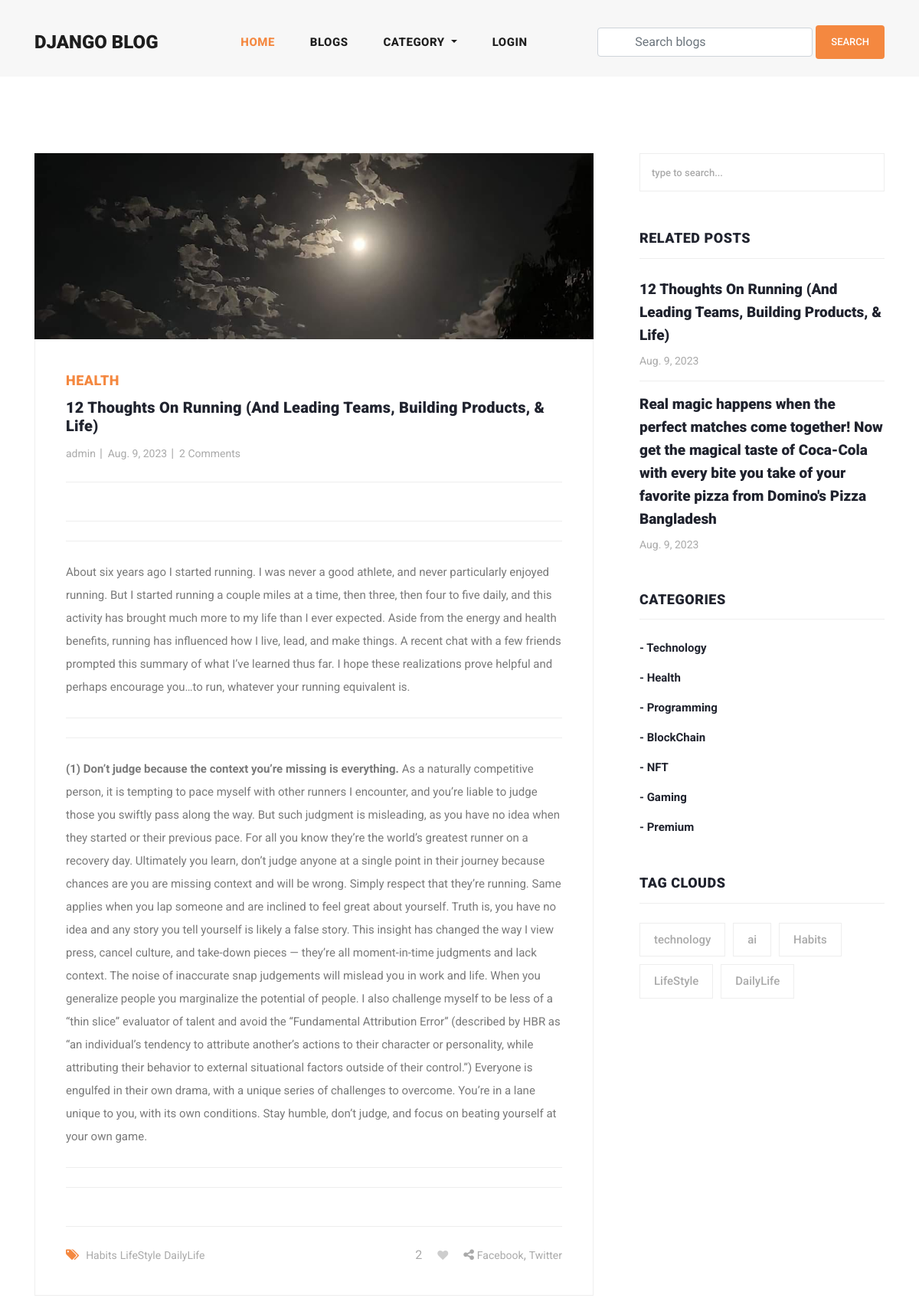
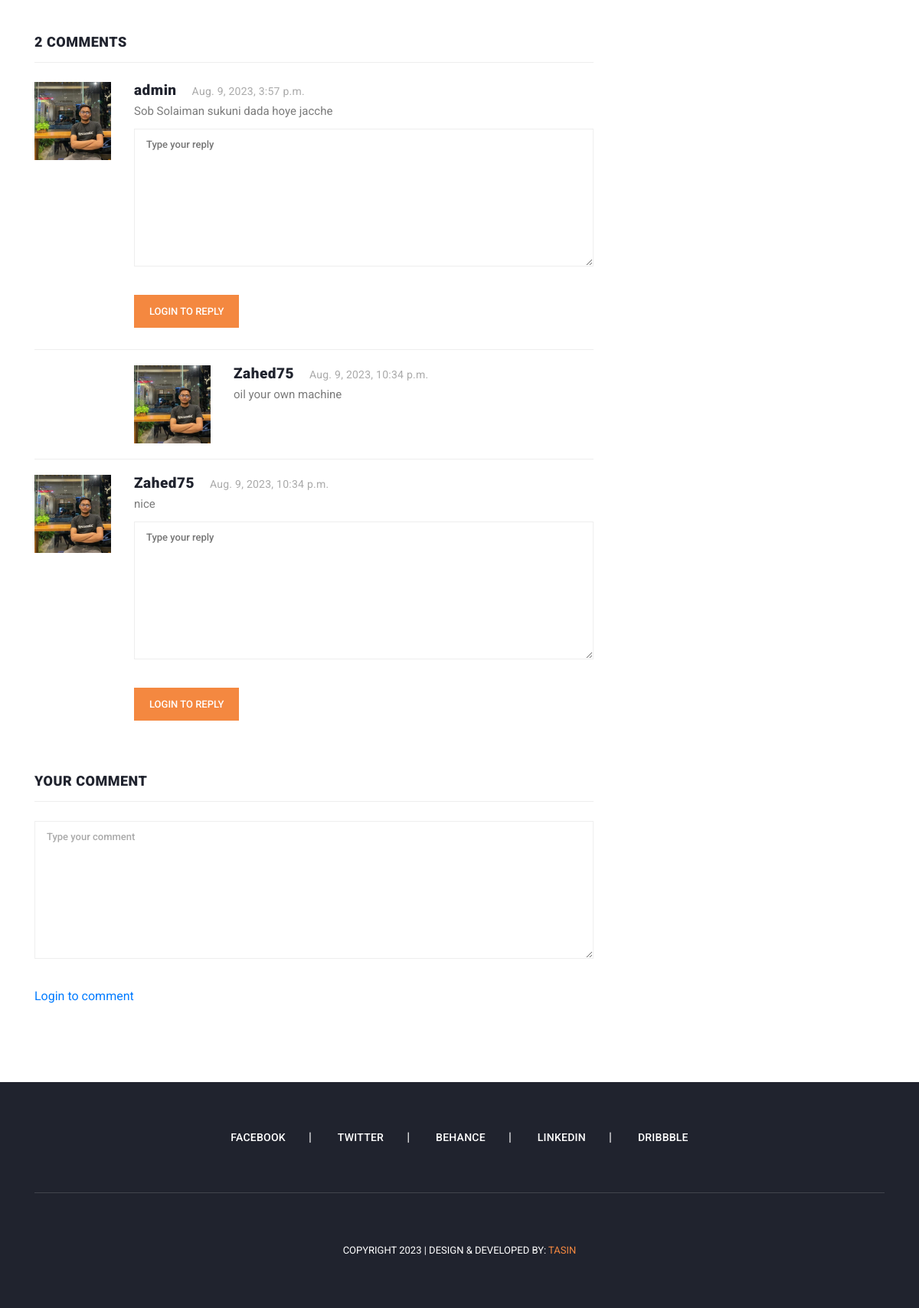
Page /blog/12-thoughts-on-running-and-leading-teams-building-products-life/ on the committed database (2 pictures, top to bottom).
### blog/models.py (models this page shows, shortened)
class Blog(models.Model):
    user = models.ForeignKey(
        User,
        related_name='user_blogs',
        on_delete=models.CASCADE
    )
    category = models.ForeignKey(
        Category,
        related_name='category_blogs',
        on_delete=models.CASCADE
    )
    tags = models.ManyToManyField(
        Tag,
        related_name='tag_blogs',
        blank=True
    )
    likes = models.ManyToManyField(
        User,
        related_name='user_likes',
        blank=True
    )
    title = models.CharField(
        max_length=250
    )
    slug = models.SlugField(null=True, blank=True)
    banner = models.ImageField(upload_to='blog_banners')
    description = RichTextField()
    created_date = models.DateField(auto_now_add=True)
    is_premium = models.BooleanField(default=False)

class Category(models.Model):
    title = models.CharField(max_length=150, unique=True)
    is_premium = models.BooleanField(default=False)  # Add this field
    slug = models.SlugField(null=True, blank=True)
    created_date = models.DateField(auto_now_add=True)

class Tag(models.Model):
    title = models.CharField(max_length=150)
    slug = models.SlugField(null=True, blank=True)
    created_date = models.DateField(auto_now_add=True)

class Comment(models.Model):
    user = models.ForeignKey(
        User,
        related_name='user_comments',
        on_delete=models.CASCADE
    )
    blog = models.ForeignKey(
        Blog,
        related_name='blog_comments',
        on_delete=models.CASCADE
    )
    text = models.TextField()
    created_date = models.DateTimeField(auto_now_add=True)

class Reply(models.Model):
    user = models.ForeignKey(
        User,
        related_name='user_replies',
        on_delete=models.CASCADE
    )
    comment = models.ForeignKey(
        Comment,
        related_name='comment_replies',
        on_delete=models.CASCADE
    )
    text = models.TextField()
    created_date = models.DateTimeField(auto_now_add=True)

### user_profile/models.py (models this page shows, shortened)
class User(AbstractUser):
    email = models.EmailField(
        max_length=150,
        unique=True,
        error_messages={
            "unique": "The email must be unique"
        }
    )
    profile_image = models.ImageField(
        null=True,
        blank=True,
        upload_to="profile_images"
    )
    followers = models.ManyToManyField("Follow")
    REQUIRED_FIELDS = ["email"]
    objects = CustomUserManager()
    def get_profile_picture(self):
        url = ""
        try:
            url = self.profile_image.url
        except:
            url = ""
        return url

### blog/views.py (the view, shortened to what this page needs)
# urls.py: path('blog/<str:slug>/', blog_details, name='blog_details'),
def blog_details(request, slug):
    form = TextForm()
    blog = get_object_or_404(Blog, slug=slug)
    category = Category.objects.get(id=blog.category.id)
    related_blogs = category.category_blogs.all()
    tags = Tag.objects.order_by('-created_date')[:5]
    liked_by = request.user in blog.likes.all()
    context = {
        "blog": blog,
        "related_blogs": related_blogs,
        "tags": tags,
        "form": form,
        "liked_by": liked_by
    }
    return render(request, 'blog_details.html', context)

### blog/forms.py
class TextForm(forms.Form):
    text = forms.CharField(widget=forms.Textarea, required=True)

### blog/context_processors.py (called while the page is built)
def get_all_categories(request):
    categories = Category.objects.all()
    context = {
        "categories": categories
    }
    return context

### user_profile/context_processors.py (called while the page is built, shortened)
def user_notifications(request):
    context = {}
    return context

### templates/blog_details.html (shortened to what this page needs)
{% extends 'base.html' %}
{% load static %}
{% block content %}
<section class="blog-posts grid-system">
    <div class="container">
      <div class="row">
        <div class="col-lg-8">
          <div class="all-blog-posts">
            <div class="row">
              <div class="col-lg-12">
                <div class="blog-post">
                  <div class="blog-thumb">
                    <img src="{{blog.banner.url}}" alt="">
                  </div>
                  <div class="down-content">
                    <span>{{blog.category.title}}</span>
                    <a href="javascript:void(0);"><h4>{{blog.title}}</h4></a>
                    <ul class="post-info">
                      <li><a href="{% url 'view_user_information' blog.user.username %}">{{blog.user.username}}</a></li>
                      <li><a href="javascript:void(0);">{{blog.created_date}}</a></li>
                      <li><a href="javascript:void(0);">{{blog.blog_comments.all.count}} Comments</a></li>
                    </ul>
                    <p>{{blog.description|safe}}</p>
                    <div class="post-options">
                      <div class="row">
                        <div class="col-6">
                          <ul class="post-tags">
                            <li><i class="fa fa-tags"></i></li>
                            {% if blog.tags.all.count > 0 %}
                            {% for tag in blog.tags.all %}
                            <li><a href="{% url 'tag_blogs' tag.slug %}">{{tag.title}}</a></li>
                            {% endfor %}
                            {% else %}
                            None
                            {% endif %}
                          </ul>
                        </div>
                        {% if request.user.is_authenticated %}
                        <div class="col-6">
                          <ul class="post-share">
                            <li id="like-count">{{blog.likes.count}}</li>
                            {% if liked_by %}
                            <li class="pl-3 pr-3"><a href="javascript:void(0);"><i id="like-icon" data-blog="{{blog.id}}" class="fa fa-heart"></i></a></li>
                            {% else %}
                            <li class="pl-3 pr-3"><a href="javascript:void(0);"><i id="like-icon" data-blog="{{blog.id}}" class="fa fa-heart empty-heart"></i></a></li>
                            {% endif %}
                            <li><i class="fa fa-share-alt"></i></li>
                            <li><a href="#">Facebook</a>,</li>
                            <li><a href="#"> Twitter</a></li>
                          </ul>
                        </div>
                        {% else %}
                        <div class="col-6">
                          <ul class="post-share">
                            <li id="like-count">{{blog.likes.count}}</li>
                            {% if liked_by %}
                            <li class="pl-3 pr-3"><a href="{% url 'login' %}"><i class="fa fa-heart"></i></a></li>
                            {% else %}
                            <li class="pl-3 pr-3"><a href="{% url 'login' %}"><i class="fa fa-heart empty-heart"></i></a></li>
                            {% endif %}
                            <li><i class="fa fa-share-alt"></i></li>
                            <li><a href="#">Facebook</a>,</li>
                            <li><a href="#"> Twitter</a></li>
                          </ul>
                        </div>
                        {% endif %}
                      </div>
                    </div>
                  </div>
                </div>
              </div>
              <div class="col-lg-12">
                <div class="sidebar-item comments">
                  <div class="sidebar-heading">
                    <h2>{{blog.blog_comments.count}} Comments</h2>
                  </div>
                  <div class="content">
                    <ul class="d-flex flex-column">
                      {% for comment in blog.blog_comments.all %}
                      <li>
                        <div class="author-thumb">
                          <img src="{{comment.user.get_profile_picture}}" alt="">
                        </div>
                        <div class="right-content">
                          <h4>{{comment.user.username}}<span>{{comment.created_date}}</span></h4>
                          <p>{{comment.text}}</p>
                          <form class="submit-reply my-2" id="comment" action="{% url 'add_reply' blog.id comment.id %}" method="POST">
                            <div class="row">
                              <div class="col-lg-12">
                                <fieldset>
                                  <textarea name="text" rows="2" cols="100" id="message" placeholder="Type your reply" required=""></textarea>
                                </fieldset>
                              </div>
                              <div class="col-lg-12">
                                <fieldset>
                                  {% if request.user.is_authenticated %}
                                  <button type="submit" id="form-submit" class="main-button reply-button">Reply</button>
                                  {% else %}
                                  <a href="{% url 'login' %}" id="form-submit" class="main-button reply-button">Login to reply</a>
                                  {% endif %}
                                </fieldset>
                              </div>
                            </div>
                          </form>
                        </div>
                      </li>
                      {% for reply in comment.comment_replies.all %}
                      <li class="replied">
                        <div class="author-thumb">
                          <img src="{{reply.user.get_profile_picture}}" alt="">
                        </div>
                        <div class="right-content">
                          <h4>{{reply.user.username}}<span>{{reply.created_date}}</span></h4>
                          <p>{{reply.text}}</p>
                        </div>
                      </li>
                      {% endfor %}
                      {% endfor %}
                    </ul>
                  </div>
                </div>
              </div>
              <div class="col-lg-12">
                <div class="sidebar-item submit-comment">
                  <div class="sidebar-heading">
                    <h2>Your comment</h2>
                  </div>
                  <div class="content">
                    <form id="comment" action="{% url 'blog_details' blog.slug %}" method="POST">
                      <div class="row">
                        <div class="col-lg-12">
                          <fieldset>
                            <textarea name="text" rows="6" id="message" placeholder="Type your comment" required=""></textarea>
                          </fieldset>
                        </div>
                        <div class="col-lg-12">
                          <fieldset>
                            {% if request.user.is_authenticated %}
                            <button type="submit" id="form-submit" class="main-button">Submit</button>
                            {% else %}
                            <a href="{% url 'login' %}" id="form-submit" class="main-button">Login to comment</a>
                            {% endif %}
                          </fieldset>
                        </div>
                      </div>
                    </form>
                  </div>
                </div>
              </div>
            </div>
          </div>
        </div>
        <div class="col-lg-4">
          <div class="sidebar">
            <div class="row">
              <div class="col-lg-12">
                <div class="sidebar-item search">
                  <form id="search_form" name="gs" method="GET" action="#">
                    <input type="text" name="q" class="searchText" placeholder="type to search..." autocomplete="on">
                  </form>
                </div>
              </div>
              <div class="col-lg-12">
                <div class="sidebar-item recent-posts">
                  <div class="sidebar-heading">
                    <h2>Related Posts</h2>
                  </div>
                  <div class="content">
                    <ul>
                      {% for blog in related_blogs %}
                      <li><a href="{% url 'blog_details' blog.slug %}">
                        <h5>{{blog.title}}</h5>
                        <span>{{blog.created_date}}</span>
                      </a></li>
                      {% endfor %}
                    </ul>
                  </div>
                </div>
              </div>
              <div class="col-lg-12">
                <div class="sidebar-item categories">
                  <div class="sidebar-heading">
                    <h2>Categories</h2>
                  </div>
                  <div class="content">
                    <ul>
                      {% for category in categories %}
                      <li><a href="{% url 'category_blogs' category.slug %}">- {{category.title}}</a></li>
                      {% endfor %}
                    </ul>
                  </div>
                </div>
              </div>
              <div class="col-lg-12">
                <div class="sidebar-item tags">
                  <div class="sidebar-heading">
                    <h2>Tag Clouds</h2>
                  </div>
                  <div class="content">
                    <ul>
                      {% for tag in tags %}
                      <li><a href="{% url 'tag_blogs' tag.slug %}">{{tag.title}}</a></li>
                      {% endfor %}
                    </ul>
                  </div>
                </div>
              </div>
            </div>
          </div>
        </div>
      </div>
    </div>
  </section>
{% endblock content %}

### assets/css/main.css (style rules this page uses)
.empty-heart { color: #CDCDCD !important; }
.blog-posts .submit-comment textarea { text-transform: none !important; }
.submit-reply textarea { width: 100%; height: 46px; border: 1px solid #eee; font-size: 13px; text-transform: none; font-weight: 500; color: #7a7a7a; outline: none; padding: 10px 15px; margin-bottom: 30px; height: 180px; max-height: 220px; max-width: 100%; min-width: 160px; }
.reply-button { display: inline-block; background-color: #f48840; color: #fff; font-size: 13px; font-weight: 500; padding: 12px 20px; text-transform: uppercase; transition: all .3s; border: none; outline: none; }
.fa-heart { color: red !important; }
input, textarea { text-transform: none !important; }

### rows in the picture
Blog: banner (picture), category "HEALTH", title "12 Thoughts On Running (And Leading Teams, Building Products, & Life)", user.username "admin", created_date "Aug. 9, 2023", blog_comments.all.count "2", description "About six years ago I started running. I was never a good athlete, and never particularly enjoyed running. But I started running a couple miles at a time, then three, then four to five daily, and this activity has brought much more to my life than I ever expected. Aside from the energy and health benefits, running has influenced how I live, lead, and make things. A recent chat with a few friends prompted this summary of what I’ve learned thus far. I hope these realizations prove helpful and perhaps encourage you…to run, whatever your running equivalent is. (1) Don’t judge because the context you’re missing is everything. As a naturally competitive person, it is tempting to pace myself with…", likes.count "2", blog_comments.count "2"
Tag: title "Habits"
Tag: title "LifeStyle"
Tag: title "DailyLife"
Comment: user.get_profile_picture (picture), user.username "admin", created_date "Aug. 9, 2023, 3:57 p.m.", text "Sob Solaiman sukuni dada hoye jacche"
Reply: user.get_profile_picture (picture), user.username "Zahed75", created_date "Aug. 9, 2023, 10:34 p.m.", text "oil your own machine"
Comment: user.get_profile_picture (picture), user.username "Zahed75", created_date "Aug. 9, 2023, 10:34 p.m.", text "nice"
Blog: title "Real magic happens when the perfect matches come together! Now get the magical taste of Coca-Cola with every bite you take of your favorite pizza from Domino's Pizza Bangladesh", created_date "Aug. 9, 2023"
Category: title "Technology"
Category: title "Health"
Category: title "Programming"
Category: title "BlockChain"
Category: title "NFT"
Category: title "Gaming"
Category: title "Premium"
Tag: title "technology"
Tag: title "ai"
